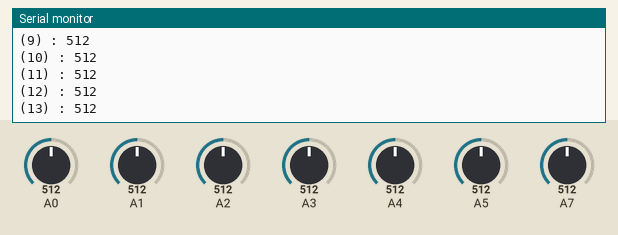
Recording of a sketch running on a simulated Arduino Uno, built with avr-gcc and run on an emulated ATmega328P. Shown: the last lines printed to the serial monitor. The inputs (shaded band) are chosen by the test bench; at power-on: A3 = 512, A0 = 512, A1 = 512, A2 = 512, A4 = 512, A5 = 512, A7 = 512.

Above: at 16.2 s.
16.3 s: A3 set to 104
At 20.9 s:
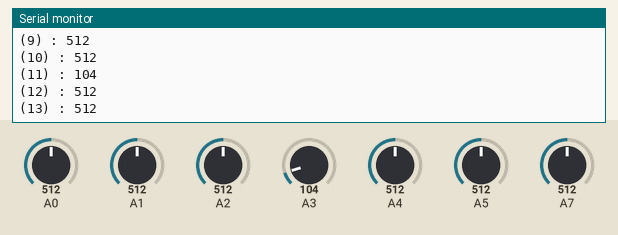
30.3 s: A3 set to 93
At 31.7 s:
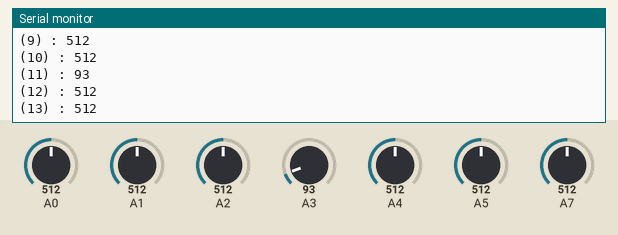
Timing chart, 0 to 33.3 s (numbered marks = the images above; inputs shaded):
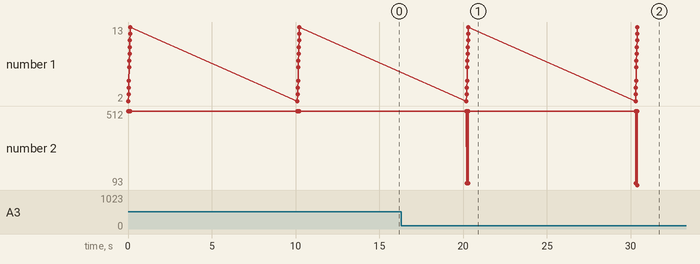

Measured:
- after the input at 16.3 s, the serial monitor: prints a new line after 3.9 s (image 1)
- after the input at 30.3 s, the serial monitor: prints a new line after 0.08 s (image 2)
- plotted number 2: 512 → 104 after the input at 16.3 s

The sketch:

Pin_check.ino
```cpp
void setup() {
  // put your setup code here, to run once:
Serial.begin (9600);
}

void loop() {
  // put your main code here, to run repeatedly:
  Serial.print(F("Messdaten Pin 2 - 14: "));
  Serial.println();
  int reading2 = analogRead(2);
  Serial.print(F("(2) : "));
  Serial.println(reading2);
  int reading3 = analogRead(3);
  Serial.print(F("(3) : "));
  Serial.println(reading3);
  int reading4 = analogRead(4);
  Serial.print(F("(4) : "));
  Serial.println(reading4);
  int reading5 = analogRead(5);
  Serial.print(F("(5) : "));
  Serial.println(reading5);

  int reading7 = analogRead(7);
  Serial.print(F("(7) : "));
  Serial.println(reading7);
  int reading8 = analogRead(8);
  Serial.print(F("(8) : "));
  Serial.println(reading8);
  int reading9 = analogRead(9);
  Serial.print(F("(9) : "));
  Serial.println(reading9);
  int reading10 = analogRead(10);
  Serial.print(F("(10) : "));
  Serial.println(reading10);
  int reading11 = analogRead(11);
  Serial.print(F("(11) : "));
  Serial.println(reading11);
  int reading12 = analogRead(12);
  Serial.print(F("(12) : "));
  Serial.println(reading12);
  int reading13 = analogRead(13);
  Serial.print(F("(13) : "));
  Serial.println(reading13);

  delay (10000);
}
```
